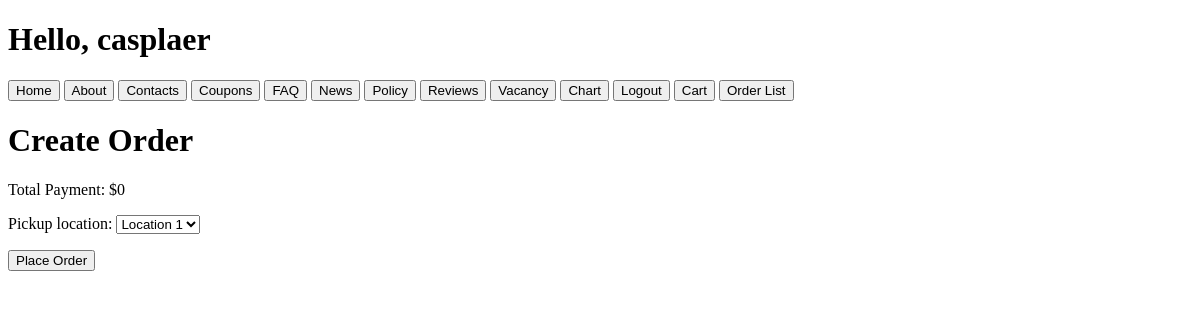
The page /create_order/ (signed in) on the database as committed earlier.
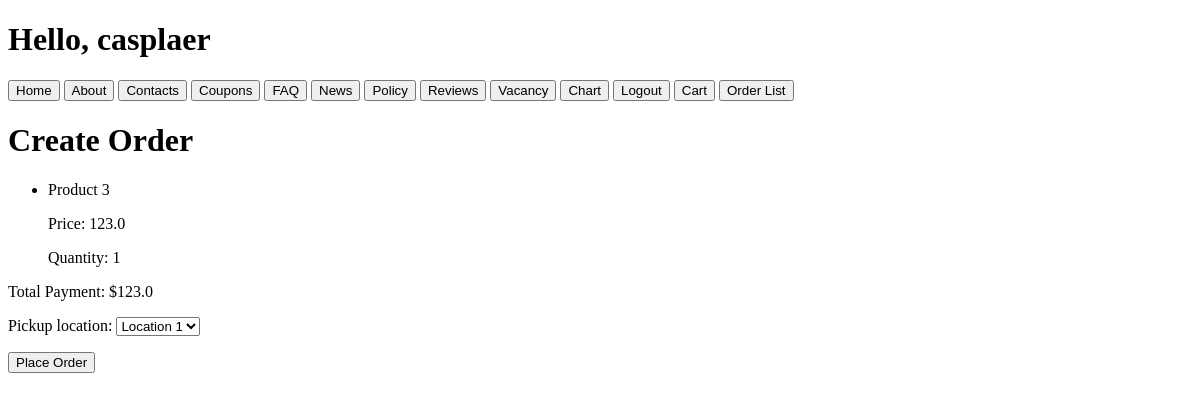
The same page on the database as committed later.
### base/models.py (models this page shows, shortened)
class CartItem(models.Model):
    cart = models.ForeignKey(Cart, on_delete=models.CASCADE)
    product = models.ForeignKey(Product, on_delete=models.CASCADE)
    quantity = models.PositiveIntegerField(default=1)

class Product(models.Model):
    UNIT_CHOICES = [
        ('pcs', 'Pieces'),
        ('kg', 'Kilogram'),
        ('l', 'Liter'),
    ]
    CATEGORY_CHOICES = [
        ('cat1', 'Category 1'),
        ('cat2', 'Category 2'),
        ('cat3', 'Category 3'),
    ]
    name = models.CharField(max_length=100, null=False, blank=False)
    description = models.CharField(max_length=700, null=False, blank=False)
    price = models.FloatField(validators=[MinValueValidator(0.1)], blank=False, null=False)
    amount = models.IntegerField(validators=[MinValueValidator(0)], blank=False, null=False)
    unit = models.CharField(choices=UNIT_CHOICES, max_length=3)
    category = models.CharField(choices=CATEGORY_CHOICES, max_length=15)

### base/views.py (the view)
# urls.py: path('create_order/', views.create_order, name='create_order'),
@login_required(login_url='login')
def create_order(request):
    cart = Cart.objects.get(user=request.user, is_new=True)
    cart_items = CartItem.objects.filter(cart=cart)
    coupon_number = request.GET.get('coupon_number')
    coupon = None
    if coupon_number:
        try:
            coupon = Coupon.objects.get(number=coupon_number)
        except Coupon.DoesNotExist:
            coupon = None
    numeric_value = 0
    if coupon is None:
        numeric_value = 0
    else:
        title_value = coupon.title
        numeric_value = int(title_value)
    total_payment = sum(item.product.price * item.quantity for item in cart_items)
    total_payment -= numeric_value
    if request.method == 'POST':
        form = OrderForm(request.POST)
        coupon_number = request.POST.get('coupon_number')
        if form.is_valid():
            order = form.save(commit=False)
            order.user = request.user
            order.save()
            for item in cart_items:
                order.items.add(item)
            order.total_amount = total_payment
            order.save()
            cart.is_new = False
            cart.save()
            new_cart = Cart.objects.create(user=request.user, is_new=True)
            return redirect('home')  # Redirect to home page after successful order placement
    else:
        form = OrderForm()
    context = {
        'cart_items': cart_items,
        'form': form,
        'total_payment': total_payment,
    }
    return render(request, 'base/create_order.html', context)

### base/forms.py
class OrderForm(forms.ModelForm):
    class Meta:
        model = Order
        fields = ['pickup_location']
        widgets = {
            'pickup_location': forms.Select(choices=Order.PICKUP_LOCATIONS)
        }

### base/templates/base/create_order.html (shortened to what this page needs)
{%include 'navbar.html'%}
<!DOCTYPE html>
<html lang="en">
<head>
</head>
<body>
    <h1>Create Order</h1>
    <ul>
        {% for cart_item in cart_items %}
            <li>
                <p>{{ cart_item.product.name }}</p>
                <p>Price: {{ cart_item.product.price }}</p>
                <p>Quantity: {{ cart_item.quantity }}</p>
            </li>
        {% endfor %}
    </ul>
    <p>Total Payment: ${{ total_payment }}</p>
    <form method="post">
        {{ form.as_p }}
        <button type="submit">Place Order</button>
    </form>
</body>
</html>

Rows that differ between the two databases and show on the page:
added CartItem: product.name "Product 3", product.price "123.0", quantity "1"
Other text that changed with them:
{{ total_payment }}: "0" → "123.0"
